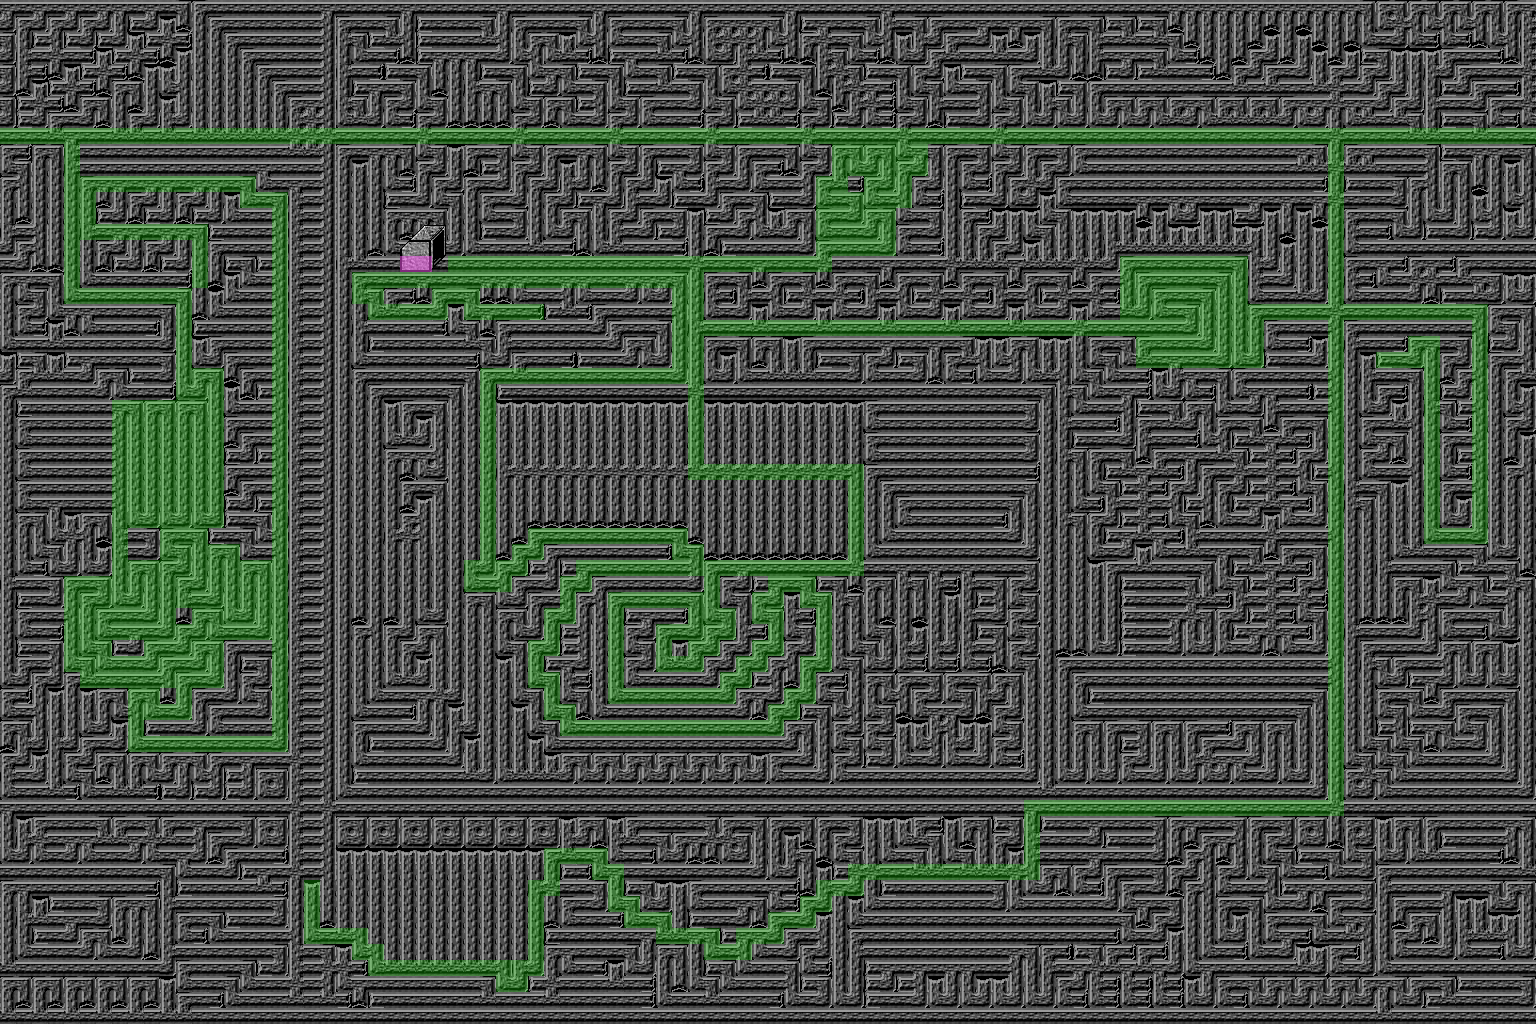

A 2D game scene composited from a Tiled map and its tileset images. What follows is a short description and the map's XML, with each tile layer's data collapsed to a summary:
An orthogonal 96x64 tile map with 16x16 px tiles, 4 tile layers (floor, props, collision, guide) and 254 objects.

<map version="1.10" tiledversion="1.11.0" orientation="orthogonal" renderorder="right-down" width="96" height="64" tilewidth="16" tileheight="16" infinite="0" nextlayerid="7" nextobjectid="257">
 <properties>
  <property name="clamp_camera" type="bool" value="true" />
  <property name="clamp_camera_axis" value="y" />
  <property name="default_pos" value="12,1" />
  <property name="looping" type="bool" value="true" />
  <property name="looping_axis" value="x" />
  <property name="music" value="res/audio/music/factory_ambience.ogg" />
  <property name="music_speed" type="float" value="1" />
  <property name="music_volume" type="float" value="1" />
  <property name="tint" value="0,0,0,127" />
 </properties>
 <tileset firstgid="1" source="tilesets/roads.tsx" />
 <layer id="1" name="floor" width="96" height="64">
  <data>[6144 cells, 6144 non-empty, 15 distinct tile ids]</data>
 </layer>
 <layer id="4" name="props" width="96" height="64">
  <data>[6144 cells, 9 non-empty, 9 distinct tile ids]</data>
 </layer>
 <objectgroup id="3" name="entities">
  <object id="1" gid="43" x="432" y="272" width="16" height="16">
   <properties>
    <property name="draw" type="bool" value="false" />
    <property name="file" value="res/data/entity/entrances/walk_warp.json" />
    <property name="warp_map" value="roads.tmx" />
    <property name="warp_x" type="int" value="9" />
    <property name="warp_y" type="int" value="13" />
   </properties>
  </object>
 </objectgroup>
 <objectgroup id="6" name="guide" visible="0">
  <object id="2" gid="38" x="512" y="272" width="16" height="16">
   <properties>
    <property name="file" value="res/data/entity/hidden_blood_spot.json" />
   </properties>
  </object>
  <object id="5" gid="40" x="624" y="272" width="16" height="16">
   <properties>
    <property name="file" value="res/data/entity/hidden_blood_spot.json" />
   </properties>
  </object>
  <object id="6" gid="39" x="784" y="272" width="16" height="16">
   <properties>
    <property name="file" value="res/data/entity/hidden_blood_spot.json" />
   </properties>
  </object>
  <object id="7" gid="40" x="848" y="240" width="16" height="16">
   <properties>
    <property name="file" value="res/data/entity/hidden_blood_spot.json" />
   </properties>
  </object>
  <object id="8" gid="40" x="864" y="144" width="16" height="16">
   <properties>
    <property name="file" value="res/data/entity/hidden_blood_spot.json" />
   </properties>
  </object>
  <object id="9" gid="40" x="240" y="144" width="16" height="16">
   <properties>
    <property name="file" value="res/data/entity/hidden_blood_spot.json" />
   </properties>
  </object>
  <object id="10" gid="40" x="112" y="304" width="16" height="16">
   <properties>
    <property name="file" value="res/data/entity/hidden_blood_spot.json" />
   </properties>
  </object>
  <object id="11" gid="40" x="208" y="192" width="16" height="16">
   <properties>
    <property name="file" value="res/data/entity/hidden_blood_spot.json" />
   </properties>
  </object>
  <object id="12" gid="40" x="208" y="752" width="16" height="16">
   <properties>
    <property name="file" value="res/data/entity/hidden_blood_spot.json" />
   </properties>
  </object>
  <object id="13" gid="40" x="240" y="640" width="16" height="16">
   <properties>
    <property name="file" value="res/data/entity/hidden_blood_spot.json" />
   </properties>
  </object>
  <object id="14" gid="40" x="672" y="736" width="16" height="16">
   <properties>
    <property name="file" value="res/data/entity/hidden_blood_spot.json" />
   </properties>
  </object>
  <object id="15" gid="40" x="640" y="608" width="16" height="16">
   <properties>
    <property name="file" value="res/data/entity/hidden_blood_spot.json" />
   </properties>
  </object>
  <object id="16" gid="40" x="800" y="576" width="16" height="16">
   <properties>
    <property name="file" value="res/data/entity/hidden_blood_spot.json" />
   </properties>
  </object>
  <object id="17" gid="40" x="576" y="864" width="16" height="16">
   <properties>
    <property name="file" value="res/data/entity/hidden_blood_spot.json" />
   </properties>
  </object>
  <object id="18" gid="40" x="976" y="880" width="16" height="16">
   <properties>
    <property name="file" value="res/data/entity/hidden_blood_spot.json" />
   </properties>
  </object>
  <object id="19" gid="40" x="1168" y="816" width="16" height="16">
   <properties>
    <property name="file" value="res/data/entity/hidden_blood_spot.json" />
   </properties>
  </object>
  <object id="20" gid="40" x="1456" y="544" width="16" height="16">
   <properties>
    <property name="file" value="res/data/entity/hidden_blood_spot.json" />
   </properties>
  </object>
  <object id="21" gid="40" x="1392" y="320" width="16" height="16">
   <properties>
    <property name="file" value="res/data/entity/hidden_blood_spot.json" />
   </properties>
  </object>
  <object id="22" gid="40" x="1264" y="320" width="16" height="16">
   <properties>
    <property name="file" value="res/data/entity/hidden_blood_spot.json" />
   </properties>
  </object>
  <object id="23" gid="40" x="1168" y="272" width="16" height="16">
   <properties>
    <property name="file" value="res/data/entity/hidden_blood_spot.json" />
   </properties>
  </object>
  <object id="24" gid="40" x="1232" y="144" width="16" height="16">
   <properties>
    <property name="file" value="res/data/entity/hidden_blood_spot.json" />
   </properties>
  </object>
  <object id="25" gid="40" x="1520" y="144" width="16" height="16">
   <properties>
    <property name="file" value="res/data/entity/hidden_blood_spot.json" />
   </properties>
  </object>
  <object id="26" gid="40" x="1104" y="336" width="16" height="16">
   <properties>
    <property name="file" value="res/data/entity/hidden_blood_spot.json" />
   </properties>
  </object>
  <object id="27" gid="40" x="864" y="336" width="16" height="16">
   <properties>
    <property name="file" value="res/data/entity/hidden_blood_spot.json" />
   </properties>
  </object>
  <object id="28" gid="40" x="768" y="480" width="16" height="16">
   <properties>
    <property name="file" value="res/data/entity/hidden_blood_spot.json" />
   </properties>
  </object>
  <object id="29" gid="40" x="528" y="384" width="16" height="16">
   <properties>
    <property name="file" value="res/data/entity/hidden_blood_spot.json" />
   </properties>
  </object>
  <object id="30" gid="38" x="896" y="144" width="16" height="16">
   <properties>
    <property name="file" value="res/data/entity/hidden_blood_spot.json" />
   </properties>
  </object>
  <object id="31" gid="38" x="976" y="144" width="16" height="16">
   <properties>
    <property name="file" value="res/data/entity/hidden_blood_spot.json" />
   </properties>
  </object>
  <object id="32" gid="38" x="1120" y="144" width="16" height="16">
   <properties>
    <property name="file" value="res/data/entity/hidden_blood_spot.json" />
   </properties>
  </object>
  </objectgroup>
 <layer id="2" name="collision" width="96" height="64" opacity="0.5">
  <properties>
   <property name="draw" type="bool" value="false" />
  </properties>
  <data>[6144 cells, 2 non-empty, 1 distinct tile ids]</data>
 </layer>
 <layer id="5" name="guide" width="96" height="64" opacity="0.25">
  <properties>
   <property name="draw" type="bool" value="false" />
  </properties>
  <data>[6144 cells, 903 non-empty, 1 distinct tile ids]</data>
 </layer>
</map>
<!-- 224 of 254 objects omitted -->
